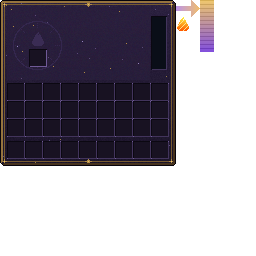
#> input picture tools/gui/source/ash_generator.png, 256 x 256 px, given in place of furnace_side.png, which was not available
$ python runas_teste.py out.png
#> lines starting #> are read from the running program, lines starting #| are printed output that depends on the picture
### tools/style/estilos4.py
"""4 estilos bem diferentes para a Fornalha Rúnica, partindo do pixel art vanilla como matéria-prima.
A = Vanilla+ rúnico | B = Engenharia (Create) | C = Arcano (Thaumcraft) | D = Místico ornamentado (Iron's Spells)
Uso: python estilos4.py <pasta_saida>"""
import os, sys, json
from PIL import Image
from kit import R, COBRE, AMETISTA, OURO, ARCANO, FOGO, LATAO
from modelkit import Model

VAN = os.path.expanduser('~/van/assets/minecraft/textures/block/')
def V(n):
#> called with n = 'furnace_side'
    im = Image.open(VAN + n + '.png').convert('RGBA'); return im.crop((0, 0, 16, 16))
#> in V, im is the input picture: PIL image 256x256 RGBA; mean R, G, B, A 20, 15.1, 23.4, 117.5
#> after `return im.crop((0, 0, 16, 16))`:
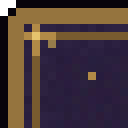
#> returned value: PIL image 16x16 RGBA (shown 8 times larger); mean R, G, B, A 71.2, 54.2, 54.8, 252; transparent parts drawn white
def lum(p): return 0.3 * p[0] + 0.59 * p[1] + 0.11 * p[2]

# [20 lines left out: functions recolor, paste, not called in this run]

is_fire = lambda p, x, y: p[0] > 150 and p[0] > p[2] + 60
not_dark = lambda p, x, y: lum(p) > 45
OUT = {}

# ---------------- A: Vanilla+ rúnico ----------------
# [24 lines left out: functions a_front, a_side, grate, not called in this run]

def a_top():
    im = V('furnace_top'); paste(im, grate(), (4, 4, 12, 12), (4, 4))
    return im

# ---------------- B: Engenharia (Create) ----------------
# [7 lines left out: function casing, not called in this run]

def b_side(): return casing(V('stripped_spruce_log'))
def b_top(): return casing(grate())
# [6 lines left out: function b_front, not called in this run]

# ---------------- C: Arcano (Thaumcraft) ----------------
ARCANA = R('120f1a', '1c1828', '272236', '332c45', '413858', '534870', '6a5c8a')
# [58 lines left out: functions c_side, c_front, c_top, gold_frame, d_side, d_front and 1 more, not called in this run]

def cube(prefix, on):
    t = lambda n: f'mistech:block/{prefix}_{n}'
    return {'parent': 'minecraft:block/orientable', 'textures': {'top': t('top'), 'front': t('front_on' if on else 'front'), 'side': t('side')}}

# [10 lines left out: function cog_model, not called in this run]

# [11 lines that do not run on import are left out]

### tools/style/estilo_a4.py
"""Estilo A4: cinta de cobre LISA (sem o ruído da pedra por baixo), uma runa grande e centralizada por lateral.
Runa com haste de 2 px para ficar no centro exato do bloco (16 px)."""
import os, sys, json
from estilos4 import V, is_fire
from kit import COBRE, AMETISTA, LATAO

ALGIZ = ["X.XX.X",
         ".XXXX.",
         "..XX..",
         "..XX..",
         "..XX.."]
Y0, Y1 = 8, 14          # cinta
STRAP = {8: 5, 9: 4, 10: 4, 11: 3, 12: 3, 13: 3, 14: 1}
SHINE = {(3, 9), (4, 9), (12, 10), (2, 12), (13, 12)}   # poucos brilhos postos à mão

def strap(im, hole=lambda x, y: False):
    for y in range(Y0, Y1 + 1):
        for x in range(16):
            if hole(x, y): continue
            t = STRAP[y]
            if (x, y) in SHINE: t += 1
            im.putpixel((x, y), COBRE[t])
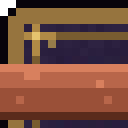
#> im: PIL image 16x16 RGBA (shown 8 times larger); mean R, G, B, A 116.8, 73.6, 57.4, 252; transparent parts drawn white
    for x in (1, 14):
        im.putpixel((x, 11), LATAO[5]); im.putpixel((x, 12), COBRE[1])

# [11 lines left out: function rune, not called in this run]

def side(on):
    im = V('furnace_side'); strap(im); rune(im, on); return im

# [8 lines left out: function front, not called in this run]

# [10 lines that do not run on import are left out]

### tools/style/kit.py
"""Kit de desenho v2 do guia de estilo: volume à la Create/Thaumcraft.
Cada pixel guarda (rampa, tom); assim dá para sombrear/clarear sem sair da paleta.
Luz vem de cima-esquerda. Rampas de 7 tons: 0 = contorno, 6 = brilho especular."""
from PIL import Image

def _h(x): return (int(x[0:2], 16), int(x[2:4], 16), int(x[4:6], 16), 255)
def R(*hx): return [_h(c) for c in hx]

PEDRA   = R('1e1d1f', '333234', '48474a', '5c5b5e', '727174', '8a898c', 'a9a8ab')
ARDOSIA = R('0c0c0f', '16161a', '202025', '2c2c33', '3a3a43', '4c4c56', '64646f')
LAPIS   = R('060920', '0b1238', '111b50', '182669', '213385', '2e45a3', '4560c4')
COBRE   = R('3a1a10', '5a2b1c', '7d3f28', '9a5038', 'b8664a', 'd8805e', 'f2a882')
LATAO   = R('2e1f08', '553d10', '80601e', 'a8822e', 'c9a240', 'e6c562', 'fbe9a6')
OURO    = R('4a2e04', '7a500a', 'b07a16', 'd99e22', 'f5c22e', 'ffdc54', 'fff4a8')
MITRIL  = R('142238', '23405e', '34587c', '4c79a0', '6a9bc2', '98c4e2', 'd6effa')
CELESTE = R('1a1e5c', '2c48a0', '4f86d8', '7fb6f2', 'b0dcff', 'e2f3ff', 'ffffff')
FOGO    = R('4a1806', '8a3410', 'c35d1b', 'ff8f00', 'ffc020', 'ffe860', 'fffcc8')
AMETISTA= R('241040', '3e2270', '5e3a9e', '8560c8', 'ac84ec', 'd0b0ff', 'f2e4ff')
ARCANO  = R('06222c', '0b4252', '13697e', '1f97ad', '4fd2e2', '9ff0f6', 'effeff')
FERRO   = R('101013', '1c1c21', '2a2a30', '3a3a42', '55555e', '7c7c86', 'b4b4be')
VAZIO   = R('080808', '0e0e0e', '141414', '1a1a1a', '222222', '2a2a2a', '333333')


class Canvas:
    def __init__(self, w=16, h=16):
        self.w, self.h = w, h
        self.px = [[None] * w for _ in range(h)]

    def ok(self, x, y): return 0 <= x < self.w and 0 <= y < self.h

    def put(self, x, y, ramp, t):
        if self.ok(x, y): self.px[y][x] = [ramp, max(0, min(6, t))]

    def fill(self, x0, y0, x1, y1, ramp, t):
        for y in range(y0, y1 + 1):
            for x in range(x0, x1 + 1): self.put(x, y, ramp, t)

    def shift(self, x, y, d):
        if self.ok(x, y) and self.px[y][x]:
            self.px[y][x][1] = max(0, min(6, self.px[y][x][1] + d))

    def shift_rect(self, x0, y0, x1, y1, d):
        for y in range(y0, y1 + 1):
            for x in range(x0, x1 + 1): self.shift(x, y, d)

    # [37 lines left out: functions tonemap, deltamap, raised, recess, bolt, not called in this run]

    def rivet(self, x, y, ramp):
        self.shift(x + 1, y, -1); self.shift(x, y + 1, -1)
        self.put(x, y, ramp, 6)

    # [65 lines left out: functions glow, image, _color, bricks, tiles, not called in this run]

# ---- rampas extras (v2.1) ----
ABETO   = R('24170a', '3b2814', '553a1f', '6b4c2a', '82613a', '9a7748', 'b8935e')
VERDETE = R('1c3a30', '2c5446', '3f6e5a', '4f8a6c', '64a077', '7ab799', 'a6dcc0')
GELO    = R('0e2a3a', '1e4a66', '3a7aa0', '6ab0d6', 'a0d8f0', 'd4f0fa', 'ffffff')
LINHO   = R('3a3220', '5e5236', '857650', 'a99a6c', 'c9bb8c', 'e2d6ac', 'f6efd2')
ADAMANTINA = R('2a0610', '590c1c', '871629', 'b72a3c', 'e66869', 'ffb4a4', 'ffe0d8')


# [40 lines left out: functions frame_box, plates, ring, not called in this run]


def disk(cx, cy, r):
    return [(x, y) for y in range(int(cy - r - 1), int(cy + r + 2)) for x in range(int(cx - r - 1), int(cx + r + 2))
            if ((x + 0.5 - cx) ** 2 + (y + 0.5 - cy) ** 2) ** 0.5 <= r]


# [6 lines left out: function strip, not called in this run]

### tools/style/runas_teste.py
import os, sys
from estilos4 import V
from kit import COBRE, AMETISTA
import estilo_a4 as A
C = {
 'ingwaz': (6, 10, [".XX.", "X..X", "X..X", ".XX."]),
 'othala': (6, 9, [".XX.", "X..X", ".XX.", "X..X", "X..X"]),
 'dagaz': (5, 9, ["X...X", "XX.XX", "X.X.X", "XX.XX", "X...X"]),
 'algiz': (5, 9, ["X.X.X", ".XXX.", "..X..", "..X..", "..X.."]),
 'tiwaz': (5, 9, ["..X..", ".XXX.", "X.X.X", "..X..", "..X.."]),
 'sowilo': (6, 9, ["...X", "..X.", ".XX.", ".X..", "X..."]),
}
out = sys.argv[1]; os.makedirs(out, exist_ok=True)
for n, (x0, y0, g) in C.items():
    for on in (False, True):
        im = V('furnace_side'); A.strap(im)
        for j, r in enumerate(g):
            for i, c in enumerate(r):
                if c == 'X': im.putpixel((x0 + i, y0 + j), AMETISTA[5] if on else COBRE[1])
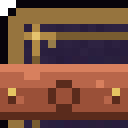
#> im: PIL image 16x16 RGBA (shown 8 times larger); mean R, G, B, A 114.7, 72.9, 56.5, 252; transparent parts drawn white
        im.save(f'{out}/r_{n}{"_on" if on else ""}.png')
